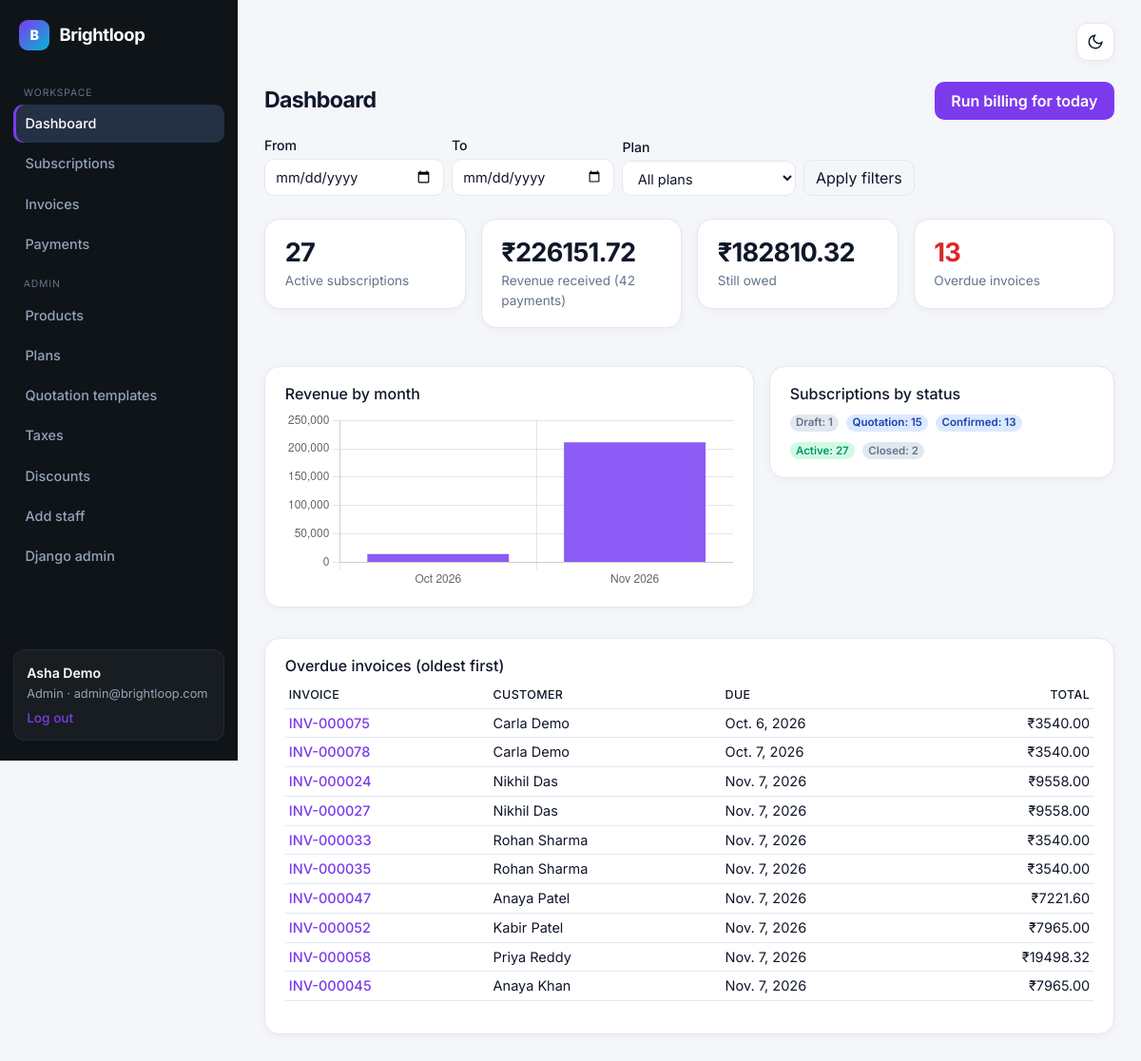
/ (signed in), run on the app's committed database.
### core/models.py (models this page shows, shortened)
class User(AbstractUser):
    ROLES = [('admin', 'Admin'), ('staff', 'Internal staff'), ('customer', 'Customer')]
    email = models.EmailField(unique=True)
    role = models.CharField(max_length=10, choices=ROLES, default='customer')
    @property
    def is_admin_role(self):
        return self.role == 'admin'
    @property
    def is_team(self):
        return self.role in ('admin', 'staff')
    def __str__(self):
        return self.get_full_name() or self.email

class Subscription(models.Model):
    STATUSES = [('draft', 'Draft'), ('quotation', 'Quotation'), ('confirmed', 'Confirmed'),
                ('active', 'Active'), ('closed', 'Closed')]
    FLOW = {'draft': 'quotation', 'quotation': 'confirmed', 'confirmed': 'active'}
    number = models.CharField(max_length=20, unique=True, blank=True)
    customer = models.ForeignKey(User, on_delete=models.PROTECT, related_name='subscriptions')
    plan = models.ForeignKey(Plan, on_delete=models.PROTECT)
    template = models.ForeignKey(QuotationTemplate, null=True, blank=True, on_delete=models.SET_NULL)
    start_date = models.DateField(default=date.today)
    expiry_date = models.DateField(null=True, blank=True)
    quote_valid_until = models.DateField(null=True, blank=True)
    payment_terms = models.CharField(max_length=60, default='Net 15')
    next_billing_date = models.DateField(null=True, blank=True)
    status = models.CharField(max_length=10, choices=STATUSES, default='draft', db_index=True)
    paused = models.BooleanField(default=False)
    created = models.DateTimeField(auto_now_add=True)

class Invoice(models.Model):
    STATUSES = [('draft', 'Draft'), ('confirmed', 'Confirmed'), ('paid', 'Paid'), ('cancelled', 'Cancelled')]
    number = models.CharField(max_length=20, unique=True, blank=True)
    subscription = models.ForeignKey(Subscription, on_delete=models.PROTECT, related_name='invoices')
    customer = models.ForeignKey(User, on_delete=models.PROTECT, related_name='invoices')
    period_start = models.DateField()
    issue_date = models.DateField(default=date.today)
    due_date = models.DateField(db_index=True)
    subtotal = models.DecimalField(max_digits=12, decimal_places=2, default=0)
    discount_total = models.DecimalField(max_digits=12, decimal_places=2, default=0)
    tax_total = models.DecimalField(max_digits=12, decimal_places=2, default=0)
    total = models.DecimalField(max_digits=12, decimal_places=2, default=0)
    status = models.CharField(max_length=10, choices=STATUSES, default='draft', db_index=True)
    sent = models.BooleanField(default=False)
    discounts_applied = models.CharField(max_length=250, blank=True)
    class Meta:
        constraints = [models.UniqueConstraint(fields=['subscription', 'period_start'], name='one_invoice_per_period')]
        ordering = ['-id']

### core/views.py (the view)
# urls.py: 2. Add a URL to urlpatterns:  path('', views.home, name='home')
def home(request):
    if not request.user.is_authenticated:
        return render(request, 'core/landing.html')
    if not request.user.is_team:
        return redirect('portal')
    return dashboard(request)

### core/views.py (called while the page is built)
def role_required(*roles):
    def deco(view):
        @wraps(view)
        @login_required
        def inner(request, *a, **kw):
            if request.user.role not in roles:
                return render(request, 'core/forbidden.html', status=403)
            return view(request, *a, **kw)
        return inner
    return deco

### core/templates/core/dashboard.html
{% extends 'core/base.html' %}{% block content %}
<div class="d-flex justify-content-between align-items-center mb-3 flex-wrap gap-2"><h1 class="m-0">Dashboard</h1>
<form method="post" action="{% url 'run_billing' %}">{% csrf_token %}<button class="btn btn-brand">Run billing for today</button></form></div>
<form class="std d-flex gap-2 mb-4 flex-wrap align-items-end" method="get">
  <div><label>From</label><input type="date" name="from" value="{{ f.from }}"></div>
  <div><label>To</label><input type="date" name="to" value="{{ f.to }}"></div>
  <div><label>Plan</label><select name="plan"><option value="">All plans</option>{% for p in plans %}<option value="{{ p.id }}" {% if f.plan == p.id|stringformat:'s' %}selected{% endif %}>{{ p.name }}</option>{% endfor %}</select></div>
  <button class="btn btn-outline-secondary">Apply filters</button></form>
<div class="row g-3 mb-4">
  <div class="col-6 col-lg-3"><div class="panel stat"><div class="n">{{ active_count }}</div><div class="l">Active subscriptions</div></div></div>
  <div class="col-6 col-lg-3"><div class="panel stat"><div class="n">₹{{ revenue|floatformat:2 }}</div><div class="l">Revenue received ({{ payment_count }} payments)</div></div></div>
  <div class="col-6 col-lg-3"><div class="panel stat"><div class="n">₹{{ outstanding|floatformat:2 }}</div><div class="l">Still owed</div></div></div>
  <div class="col-6 col-lg-3"><a href="{% url 'invoice_list' %}?filter=overdue" class="text-decoration-none"><div class="panel stat warn"><div class="n">{{ overdue_count }}</div><div class="l">Overdue invoices</div></div></a></div>
</div>
<div class="row g-3">
  <div class="col-lg-7"><div class="panel"><h6>Revenue by month</h6>{% if values %}<canvas id="c" height="120"></canvas>{% else %}<p class="text-muted m-0">No payments in this range yet. Record a payment on an invoice to see revenue here.</p>{% endif %}</div></div>
  <div class="col-lg-5"><div class="panel"><h6>Subscriptions by status</h6>
    <div class="d-flex flex-wrap gap-2">{% for s, n in status_counts.items %}<a class="text-decoration-none" href="{% url 'subscription_list' %}?status={{ s }}"><span class="badge st-{{ s }}">{{ s|capfirst }}: {{ n }}</span></a>{% endfor %}</div></div></div>
</div>
<div class="panel mt-3"><h6>Overdue invoices (oldest first)</h6>
{% if overdue %}<table class="table table-sm"><thead><tr><th>Invoice</th><th>Customer</th><th>Due</th><th class="text-end">Total</th></tr></thead>
{% for i in overdue %}<tr><td><a href="{% url 'invoice_detail' i.pk %}">{{ i.number }}</a></td><td>{{ i.customer }}</td><td>{{ i.due_date }}</td><td class="text-end">₹{{ i.total }}</td></tr>{% endfor %}</table>
{% else %}<p class="text-muted m-0">Nothing is overdue.</p>{% endif %}</div>
{% if values %}<script src="https://cdn.jsdelivr.net/npm/chart.js@4.4.3/dist/chart.umd.min.js"></script>
<script>new Chart(document.getElementById('c'),{type:'bar',data:{labels:{{ labels|safe }},datasets:[{data:{{ values|safe }},backgroundColor:'#8b5cf6'}]},options:{plugins:{legend:{display:false}}}})</script>{% endif %}
{% endblock %}

### core/templates/core/base.html (shortened to what this page needs)
{% load static %}<!doctype html>
<html lang="en" data-theme="light">
<head>
<link href="https://cdn.jsdelivr.net/npm/bootstrap@5.3.3/dist/css/bootstrap.min.css" rel="stylesheet">
</head>
<body>
<div class="d-flex layout app">
{% if user.is_authenticated %}
<nav class="side">
  <a class="brand" href="/"><span class="brand-mark">B</span> Brightloop</a>
  {% if user.is_team %}
    <div class="nav-section">Workspace</div>
    <a class="nav-l {% if request.path == '/' %}on{% endif %}" href="{% url 'home' %}">Dashboard</a>
    <a class="nav-l {% if '/subscriptions' in request.path %}on{% endif %}" href="{% url 'subscription_list' %}">Subscriptions</a>
    <a class="nav-l {% if '/invoices' in request.path %}on{% endif %}" href="{% url 'invoice_list' %}">Invoices</a>
    <a class="nav-l {% if '/payments' in request.path %}on{% endif %}" href="{% url 'payment_list' %}">Payments</a>
  {% else %}
    <a class="nav-l on" href="{% url 'portal' %}">My account</a>
  {% endif %}
  {% if user.is_admin_role %}
    <div class="nav-section">Admin</div>
    <a class="nav-l {% if '/manage/products' in request.path %}on{% endif %}" href="{% url 'catalog_products' %}">Products</a>
    <a class="nav-l {% if '/manage/plans' in request.path %}on{% endif %}" href="{% url 'catalog_plans' %}">Plans</a>
    <a class="nav-l {% if '/manage/templates' in request.path %}on{% endif %}" href="{% url 'catalog_templates' %}">Quotation templates</a>
    <a class="nav-l {% if '/manage/taxes' in request.path %}on{% endif %}" href="{% url 'catalog_taxes' %}">Taxes</a>
    <a class="nav-l {% if '/manage/discounts' in request.path %}on{% endif %}" href="{% url 'catalog_discounts' %}">Discounts</a>
    <a class="nav-l {% if '/staff/new' in request.path %}on{% endif %}" href="{% url 'add_staff' %}">Add staff</a>
    <a class="nav-l" href="/admin/">Django admin</a>
  {% endif %}
  <div class="who">
    <div class="name-line">{{ user.get_full_name|default:user.email }}</div>
    {{ user.get_role_display }} · {{ user.email }}
    <form method="post" action="{% url 'logout' %}">{% csrf_token %}<button type="submit">Log out</button></form>
  </div>
</nav>
{% endif %}
<main>
  <div class="topbar noprint">
    <button type="button" class="theme-icon-btn" onclick="toggleTheme()" title="Toggle light / dark" aria-label="Toggle theme">
      <svg class="icon-moon" width="18" height="18" fill="none" stroke="currentColor" stroke-width="2" viewBox="0 0 24 24"><path d="M21 12.79A9 9 0 1111.21 3 7 7 0 0021 12.79z"/></svg>
    </button>
  </div>
  {% block content %}{% endblock %}
</main>
</div>
</body></html>

### data on the page
User: get_full_name "Asha Demo", role "Admin", email "admin@brightloop.com"
Subscription: status "Draft", plan "1"
Subscription: status "Confirmed", customer "13"
Subscription: status "Closed", plan "2"
Invoice: number "INV-000075", customer "Carla Demo", due_date "Oct. 6, 2026", total "3540.00"
Invoice: number "INV-000078", customer "Carla Demo", due_date "Oct. 7, 2026", total "3540.00"
Invoice: number "INV-000024", customer "Nikhil Das", due_date "Nov. 7, 2026", total "9558.00"
Invoice: number "INV-000027", customer "Nikhil Das", due_date "Nov. 7, 2026", total "9558.00"
Invoice: number "INV-000033", customer "Rohan Sharma", due_date "Nov. 7, 2026", total "3540.00"
Invoice: number "INV-000035", customer "Rohan Sharma", due_date "Nov. 7, 2026", total "3540.00"
Invoice: number "INV-000047", customer "Anaya Patel", due_date "Nov. 7, 2026", total "7221.60"
Invoice: number "INV-000052", customer "Kabir Patel", due_date "Nov. 7, 2026", total "7965.00"
Invoice: number "INV-000058", customer "Priya Reddy", due_date "Nov. 7, 2026", total "19498.32"
Invoice: number "INV-000045", customer "Anaya Khan", due_date "Nov. 7, 2026", total "7965.00"

### other printed values
{{ active_count }} "27"
{{ revenue|floatformat:2 }} "226151.72"
{{ payment_count }} "42"
{{ outstanding|floatformat:2 }} "182810.32"
{{ overdue_count }} "13"
{{ s|capfirst }} "Quotation" "Active"
{{ n }} "15" "27"
chart data {{ values|safe }} [14868.0, 211283.72]
